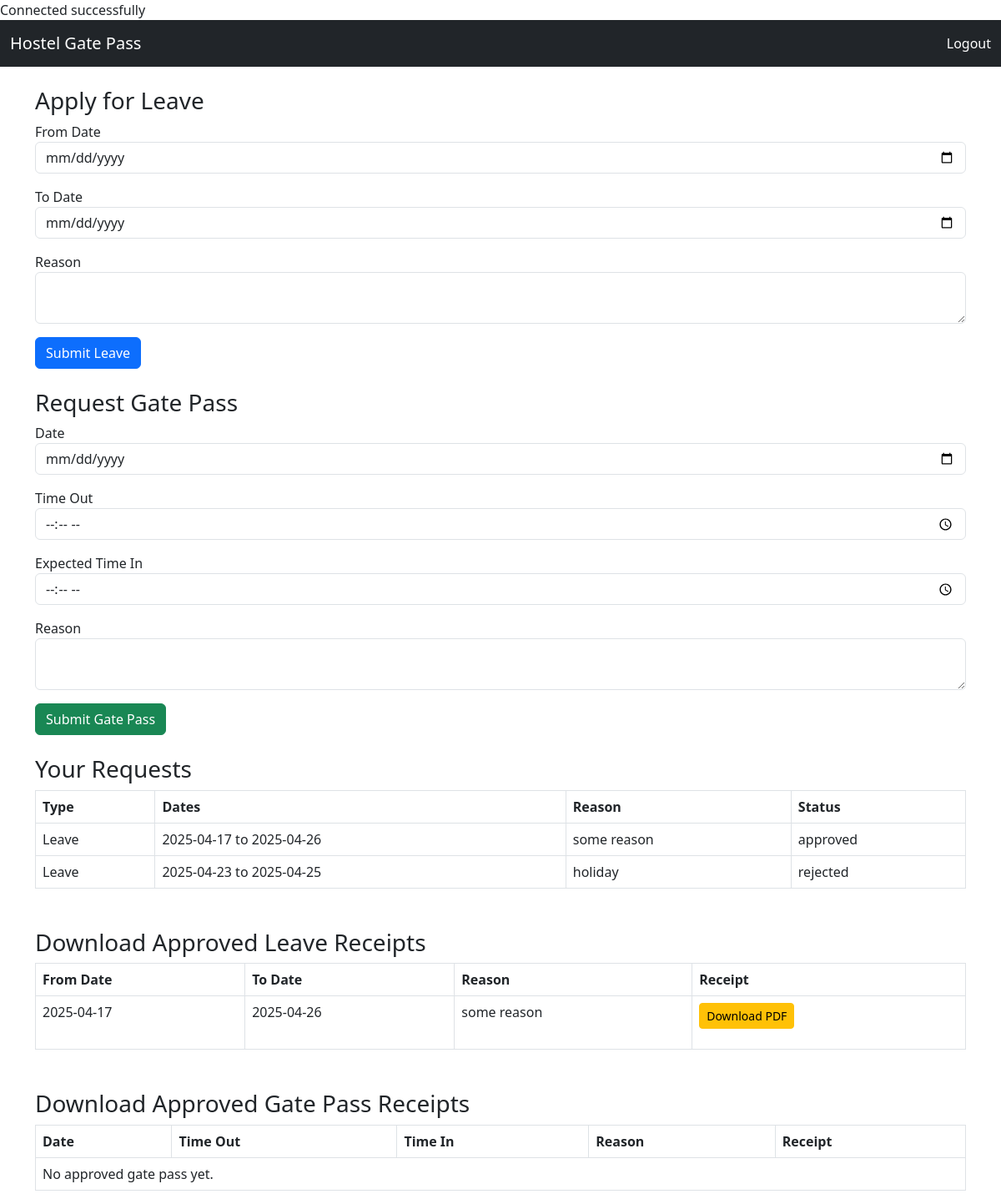
The app's page /student_dashboard.php (signed in) with its own data.
### tables this page shows
CREATE TABLE IF NOT EXISTS `leave_requests` (
  `id` int NOT NULL AUTO_INCREMENT,
  `student_id` int DEFAULT NULL,
  `from_date` date DEFAULT NULL,
  `to_date` date DEFAULT NULL,
  `reason` text,
  `status` enum('pending','approved','rejected') DEFAULT 'pending',
  `student_email` varchar(100) DEFAULT NULL,
  PRIMARY KEY (`id`),
  KEY `student_id` (`student_id`)
);

### student_dashboard.php (the view, shortened to what this page needs)
<?php
include('db_connect.php');
$student_email = $_SESSION['email'] ?? 'student1@gmail.com';
$allRequests = [];
$leaveQuery = "SELECT id, 'Leave' as type, from_date as start, to_date as end, reason, status FROM leave_requests WHERE student_email='$student_email'";
$leaveResult = $conn->query($leaveQuery);
while ($row = $leaveResult->fetch_assoc()) {
    $allRequests[] = $row;
}
$approvedReceipts = [];
$approvedLeaveReceipts = [];
$approvedLeaveQuery = "SELECT id, from_date, to_date, reason FROM leave_requests WHERE student_email='$student_email' AND status='Approved'";
$approvedLeaveResult = $conn->query($approvedLeaveQuery);
if ($approvedLeaveResult->num_rows > 0) {
    while ($row = $approvedLeaveResult->fetch_assoc()) {
        $approvedLeaveReceipts[] = $row;
    }
}
?>
<!DOCTYPE html>
<html lang="en">
<head>
  <link rel="stylesheet" href="https://cdn.jsdelivr.net/npm/bootstrap@5.3.0/dist/css/bootstrap.min.css">
</head>
<body>
  <nav class="navbar navbar-dark bg-dark">
    <div class="container-fluid">
      <a class="navbar-brand" href="#">Hostel Gate Pass</a>
      <div class="d-flex">
        <a class="nav-link text-white" href="logout.php">Logout</a>
      </div>
    </div>
  </nav>
  <div class="container mt-4">
    <h3>Apply for Leave</h3>
    <form method="post" class="mb-4">
      <div class="mb-3"><label>From Date</label><input type="date" name="fromDate" class="form-control" required></div>
      <div class="mb-3"><label>To Date</label><input type="date" name="toDate" class="form-control" required></div>
      <div class="mb-3"><label>Reason</label><textarea name="reason" class="form-control" required></textarea></div>
      <button type="submit" name="leaveSubmit" class="btn btn-primary">Submit Leave</button>
    </form>
    <h3>Request Gate Pass</h3>
    <form method="post" class="mb-4">
      <div class="mb-3"><label>Date</label><input type="date" name="date" class="form-control" required></div>
      <div class="mb-3"><label>Time Out</label><input type="time" name="timeOut" class="form-control" required></div>
      <div class="mb-3"><label>Expected Time In</label><input type="time" name="timeIn" class="form-control" required></div>
      <div class="mb-3"><label>Reason</label><textarea name="reason" class="form-control" required></textarea></div>
      <button type="submit" name="gatePassSubmit" class="btn btn-success">Submit Gate Pass</button>
    </form>
    <h3>Your Requests</h3>
    <table class="table table-bordered">
      <thead>
        <tr>
          <th>Type</th>
          <th>Dates</th>
          <th>Reason</th>
          <th>Status</th>
        </tr>
      </thead>
      <tbody>
        <?php foreach ($allRequests as $req): ?>
          <tr>
            <td><?= $req['type'] ?></td>
            <td><?= $req['start'] ?> <?= $req['type'] === 'Leave' ? 'to ' . $req['end'] : '' ?></td>
            <td><?= $req['reason'] ?></td>
            <td><?= $req['status'] ?></td>
          </tr>
        <?php endforeach; ?>
      </tbody>
    </table>
    <h3 class="mt-5">Download Approved Leave Receipts</h3>
    <table class="table table-bordered">
      <thead>
        <tr>
          <th>From Date</th>
          <th>To Date</th>
          <th>Reason</th>
          <th>Receipt</th>
        </tr>
      </thead>
      <tbody>
        <?php if (count($approvedLeaveReceipts) > 0): ?>
          <?php foreach ($approvedLeaveReceipts as $leaveReceipt): ?>
            <tr>
              <td><?= $leaveReceipt['from_date'] ?></td>
              <td><?= $leaveReceipt['to_date'] ?></td>
              <td><?= $leaveReceipt['reason'] ?></td>
              <td>
                <form method="get" action="receipt.php">
                  <button type="submit" class="btn btn-sm btn-warning">Download PDF</button>
                </form>
              </td>
            </tr>
          <?php endforeach; ?>
        <?php else: ?>
          <tr><td colspan="4">No approved leave requests yet.</td></tr>
        <?php endif; ?>
      </tbody>
    </table>
    <h3 class="mt-5">Download Approved Gate Pass Receipts</h3>
    <table class="table table-bordered">
      <thead>
        <tr>
          <th>Date</th>
          <th>Time Out</th>
          <th>Time In</th>
          <th>Reason</th>
          <th>Receipt</th>
        </tr>
      </thead>
      <tbody>
        <?php if (count($approvedReceipts) > 0): ?>
          <?php foreach ($approvedReceipts as $receipt): ?>
            <tr>
              <td><?= $receipt['date'] ?></td>
              <td><?= $receipt['time_out'] ?></td>
              <td><?= $receipt['time_in'] ?></td>
              <td><?= $receipt['reason'] ?></td>
              <td>
                <form method="get" action="receipt.php">
                  <input type="hidden" name="id" value="<?= $receipt['id'] ?>">
                  <button type="submit" class="btn btn-sm btn-warning">Download PDF</button>
                </form>
              </td>
            </tr>
          <?php endforeach; ?>
        <?php else: ?>
          <tr><td colspan="5">No approved gate pass yet.</td></tr>
        <?php endif; ?>
      </tbody>
    </table>
  </div>
</body>
</html>

### records on screen
leave_requests: type "Leave", from_date "2025-04-17", to_date "2025-04-26", reason "some reason", status "approved"
leave_requests: type "Leave", from_date "2025-04-23", to_date "2025-04-25", reason "holiday", status "rejected"
